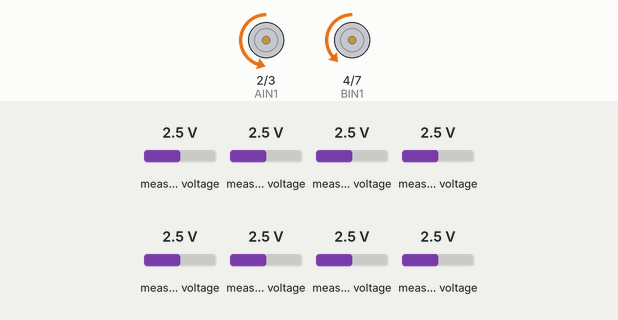
This sketch was run on a simulated Arduino Nano, built with avr-gcc and run on an emulated ATmega328P. On the bench: motor-driver pin pairs drawn as motors (green arrow = first pin HIGH = forward, orange = second pin HIGH = backward, longer = more drive, scaled by the enable pin). The test bench sets the inputs (shaded band); at power-on: measured voltage 2.5 V.

Above: at 1.6 s.
1.7 s: measured voltage (sensor 200) set to 0.1 V
At 2.3 s:
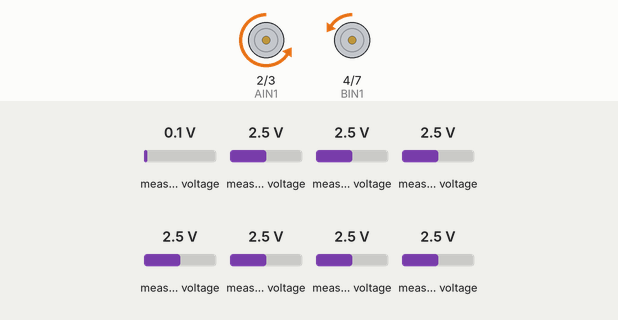
3.2 s: measured voltage (sensor 201) set to 2.1 V
At 4.4 s:
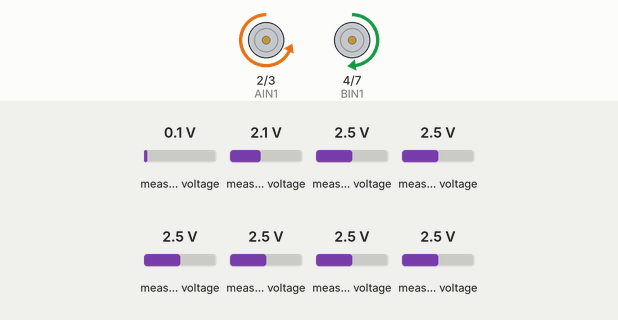
4.7 s: measured voltage (sensor 203) set to 1.4 V
At 5.8 s:
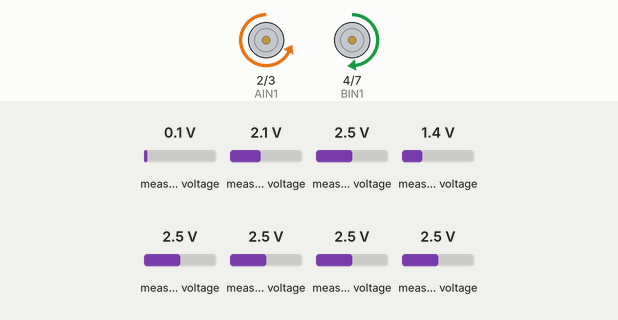
6.2 s: measured voltage (sensor 203) set to 1.1 V
At 6.9 s:
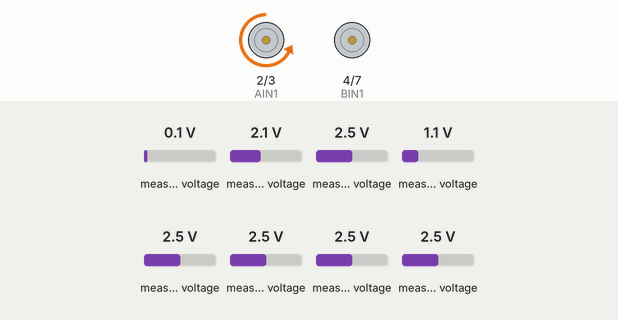
7.7 s: measured voltage (sensor 204) set to 0.1 V
At 8.0 s:
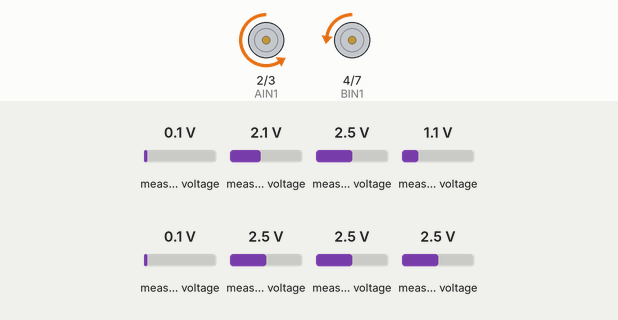
9.2 s: measured voltage (sensor 205) set to 0.1 V
At 10.3 s:
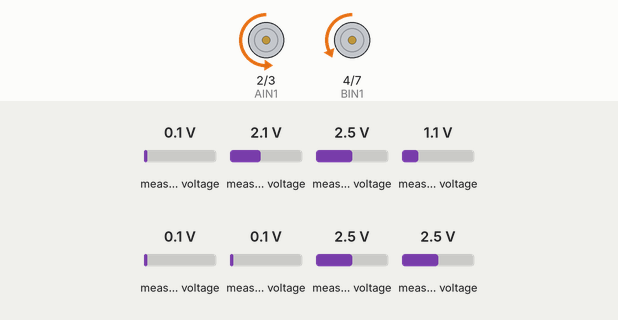
Timing chart, 0 to 11.7 s (numbered marks = the images above; inputs shaded):
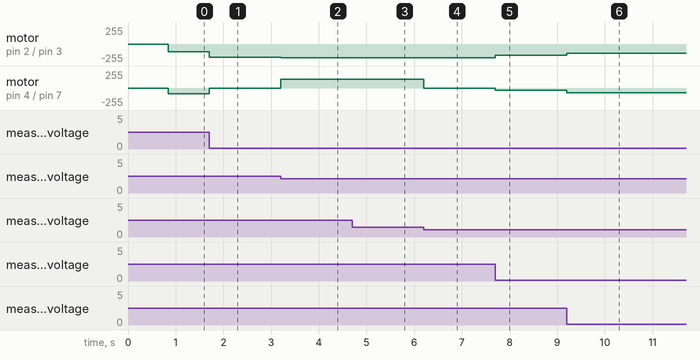

The sketch:

sopon.ino
```cpp
#define NUM_SENSORS 8  //จำนวนเซนเซอร์
uint8_t F_PIN[NUM_SENSORS] = { 0, 1, 2, 3, 4, 5, 6, 7 };
int F[NUM_SENSORS];
int REF[NUM_SENSORS];
int LastError;

///////////////////////////////////////////////////////////////////////////
int MinValue[NUM_SENSORS] = {84,45,45,39,33,47,49,50};
int MaxValue[NUM_SENSORS] = {909,762,702,838,585,753,810,794};
///////////////////////////////////////////////////////////////////////////

void setup() {
  Serial.begin(9600);
  BeginRobot();
  Go();
  delay(500);
  // ShowCalibrate();

  // TrackTime(100, 0.05, 0.35, 350);

  // TrackTime(65, 0.148, 0.42, 20000);
  // TrackTime(60, 0.147, 0.4, 20000);
  // TrackTime(55, 0.146, 0.4, 20000);
  TrackTime(40, 0.15, 0.41, 35000); //23
  // TrackTime(50, 0.15, 0.4, 35000); //23

  // TrackTime(50, 0.145, 0.4, 12000); //22
  // TrackTime(65, 0.155, 0.6, 20500);

  // TrackTime(50, 0.145, 0.4, 12000);
  // TrackTime(65, 0.155, 0.6, 20500);

  MotorShot();
}

void loop() {
  STOP();
}

//TrackTime(65 , 0.047 , 1, 30000);
//TrackCross(65 , 0.047 , 1, 'p');
//TrackCross(65 , 0.047 , 1, 'l');
//TrackCross(65 , 0.047 , 1, 'r');
//TrackCross(65 , 0.047 , 1, 's');
```

Motor.ino
```cpp
#define PWMA 5
#define AIN1 2
#define AIN2 3

#define PWMB 6
#define BIN1 4
#define BIN2 7


void Motor1(int speedmotor1) {
  bool dir1 = (speedmotor1 >= 0 ? true : false);
  speedmotor1 = abs(speedmotor1);
  if (speedmotor1 > 255) {
    speedmotor1 = 255;
  }
  digitalWrite(AIN1, !dir1);
  digitalWrite(AIN2, dir1);
  analogWrite(PWMA, speedmotor1);
}

void Motor2(int speedmotor2) {
  bool dir2 = (speedmotor2 >= 0 ? true : false);
  speedmotor2 = abs(speedmotor2);
  if (speedmotor2 > 255) {
    speedmotor2 = 255;
  }
  digitalWrite(BIN1, !dir2);
  digitalWrite(BIN2, dir2);
  analogWrite(PWMB, speedmotor2);
}

void Motor(int leftsp, int rightsp) {
  Motor1(leftsp);
  Motor2(rightsp);
}

void MotorStop() {
  Motor(0, 0);
}

void STOP() {
  while (analogRead(A6) < 512) {
    MotorShot();
  }
  Bz(100);
}

void MotorShot() {
  digitalWrite(AIN1, 1);
  digitalWrite(AIN2, 1);
  analogWrite(PWMA, 255);
  digitalWrite(BIN1, 1);
  digitalWrite(BIN2, 1);
  analogWrite(PWMB, 255);
}
```

PIDcontrol.ino
```cpp
int readPosition(int Track, int noise) {  //อ่านค่า Position
  unsigned char i, online = 0;
  unsigned long avg = 0;
  unsigned int sum = 0;
  static int last_value = 0;
  ReadCalibrate();
  for (i = 0; i < NUM_SENSORS; i++) {
    int values = F[i];
    if (values > Track) {
      online = 1;
    }
    if (values > noise) {
      avg += (long)(values) * (i * 1000);
      sum += values;
    }
  }

  if (online == 0) {
    if (last_value < (NUM_SENSORS - 1) * 1000 / 2) {
      return 0;
    } else {
      return (NUM_SENSORS - 1) * 1000;
    }
  }

  last_value = avg / sum;
  return last_value;
}

void PID(int Speed, float Kp, float Kd) {  // คำสั่ง PID
  Speed = map(Speed, -100, 100, -255, 255);
  int Pos = readPosition(250, 50);
  int Error = Pos - 3500;
  int PID_Value = (Kp * Error) + (Kd * (Error - LastError));
  LastError = Error;
  int LeftPower = Speed - PID_Value;
  int RightPower = Speed + PID_Value;
  if (LeftPower > 255) LeftPower = 255;
  if (LeftPower < 0) LeftPower = -130;
  if (RightPower > 255) RightPower = 255;
  if (RightPower < 0) RightPower = -130;
  Motor(LeftPower, RightPower);
}

void TrackCross(int Speed, float Kp, float Kd, char select) { // PID เช็คแยก
  while (1) {
    PID(Speed, Kp, Kd);
    ReadCalibrate();
    if (F[0] < 400 && F[7] < 400) {
    PID(Speed, Kp, Kd);
    ReadCalibrate();
  } else if (F[0] > 400 && F[1] > 400 && F[6] > 400 && F[7] > 400) {
    break;
  } /*else if (F[4] > 500 && F[5] > 500 && F[6] > 500 && F[7] > 500) {
    break;
  } else if (F[2] > 500 && F[3] < 500 && F[4] < 500 && F[5] > 500) {
    break;
  } else if (F[2] > 500 && F[3] > 500 && F[4] < 500 && F[5] > 500) {
    break;
  } else if (F[2] > 500 && F[3] < 500 && F[4] > 500 && F[5] > 500) {
    break;
  }*/
}

if (select == 's') {
    MotorStop();delay(50);
    ReadCalibrate();
  } else if (select == 'p') {
    Motor(Speed, Speed);
    delay(20);
   } else if (select == 'l') {
     ReadCalibrate();
    TurnLeft();
  } else if (select == 'r') {
    ReadCalibrate();
    TurnRight();
  }
}
void TrackTime(int Speed, float Kp, float Kd, int TotalTime) {  // Trackเส้นตามเวลาที่กำหนด
  unsigned long StartTime = millis();
  unsigned long EndTime = StartTime + TotalTime;
  while (millis() <= EndTime) {
    PID(Speed, Kp, Kd);
  }
}
```

Sensor.ino
```cpp
#include <Adafruit_MCP3008.h>
Adafruit_MCP3008 adc;

void ReadSensor() {  //ค่าดิบ
  for (int _sensor = 0; _sensor < NUM_SENSORS; _sensor++) {
    adc.begin(13, 11, 12, 10);
    F[_sensor] = adc.readADC(_sensor);
  }
}

void ReadCalibrate() {  //ค่าที่ Calibrate แล้ว
  ReadSensor();
  for (int i = 0; i < NUM_SENSORS; i++) {
    unsigned int calmin, calmax;
    long x = 0;
    calmin = MinValue[i];
    calmax = MaxValue[i];
    x = map(F[i], calmin, calmax,1000,0);       //สลับค่าสนาม เส้นดำ   0,1000       เส้นขาว  1000,0
    if (x < 0) x = 0;
    if (x > 1000) x = 1000;
    F[i] = x;
  }
}

void CalibrateSensor(int pauseTime, int samples) {
  for (int i = 0; i < NUM_SENSORS; i++) {
    MinValue[i] = 1023;
    MaxValue[i] = 0;
  }
  for (int startSamp = 0; startSamp <= samples; startSamp++) {
    ReadSensor();
    for (int i = 0; i < NUM_SENSORS; i++) {
      MinValue[i] = (F[i] <= MinValue[i] ? F[i] : MinValue[i]);
      MaxValue[i] = (F[i] >= MaxValue[i] ? F[i] : MaxValue[i]);
    }
    delay(pauseTime);
  }
}

void ShowCalibrate() {  // Calibrate ค่าแสง
  Serial.println("Press OK to Start Calibrate Sensor");
  Go();
  Serial.println("Calibrating...");
  Bz(50);
  CalibrateSensor(25, 250);
  Bz(50);
  Serial.println("Finish");
  Serial.println("  ");
  Bz(100);
  Serial.print("int MinValue[NUM_SENSORS] = {");
  for (int i = 0; i < NUM_SENSORS; i++) {
    Serial.print(MinValue[i]);
    if (i < NUM_SENSORS - 1) Serial.print(",");
    else Serial.println("};");
  }

  Serial.print("int MaxValue[NUM_SENSORS] = {");
  for (int i = 0; i < NUM_SENSORS; i++) {
    Serial.print(MaxValue[i]);
    if (i < NUM_SENSORS - 1) Serial.print(",");
    else Serial.println("};");
  }
  while (1)
    ;
}

void SerialF() {
  while (1) {
    ReadSensor();
    for (int _serialF = 0; _serialF < NUM_SENSORS; _serialF++) {
      Serial.print(F[_serialF]);
      Serial.print("\t");
    }
    Serial.println("");
  }
}

void AutoRef() {
  for (int i = 0; i < NUM_SENSORS; i++) {
    REF[i] = (MinValue[i] + MaxValue[i]) / 2;
  }
}
```

SetupRobot.ino
```cpp
void BeginRobot() {
  pinMode(13, INPUT_PULLUP);
  for (int i = 2; i < 8; i++) {
    pinMode(i, OUTPUT);
  }

  Bz(80);
  delay(50);
  Bz(80);
}

void Go() {
  while (analogRead(A6) < 512) {
    MotorStop();
  }
  Bz(100);
}

void Bz(int time) {
  digitalWrite(8, 1);
  delay(time);
  digitalWrite(8, 0);
  delay(10);
}
```

Turn.ino
```cpp
void TurnLeft() { // เลี้ยวซ้าย
Motor(70, 70); delay(90);
Motor(150, -150); delay(50);
  while (1) {
    Motor(150, -150);
    ReadCalibrate();
    if (F[1] >= 400) {
      Motor(-150,150); delay(5);
      MotorStop();
      break;
    }
  }
}
void TurnRight() { // เลี้ยวขวา
Motor(70, 70); delay(90);
Motor(-150, 150); delay(50);
  while (1) {
    Motor(-150,150);
    ReadCalibrate();
    if (F[6] >= 400) {
      Motor(150,-150); delay(5);
      MotorStop();
      break;
    }
  }
}
```

Measured:
- the behaviour switches between 2.3 and 2.2 V on measured voltage (sensor 201) (found by bisection; images 1 and 2)
- the behaviour switches between 1.3 and 1.2 V on measured voltage (sensor 203) (found by bisection; images 3 and 4)
- after the input at 1.7 s, motor on pin 2 (AIN1) / pin 3 (AIN2): backward 118/255 → backward 198/255 at once; motor on pin 4 (BIN1) / pin 7 (BIN2): backward 86/255 → backward 6/255 at once
- after the input at 3.2 s, motor on pin 2 (AIN1) / pin 3 (AIN2): backward 198/255 → backward 207/255 at once; motor on pin 4 (BIN1) / pin 7 (BIN2): backward 6/255 → forward 130/255 at once
- after the input at 4.7 s, motor on pin 2 (AIN1) / pin 3 (AIN2): backward 207/255 → backward 205/255 at once
- after the input at 6.2 s, motor on pin 2 (AIN1) / pin 3 (AIN2): backward 205/255 → backward 204/255 at once; motor on pin 4 (BIN1) / pin 7 (BIN2): forward 130/255 → stopped at once
- after the input at 7.7 s, motor on pin 2 (AIN1) / pin 3 (AIN2): backward 204/255 → backward 171/255 at once; motor on pin 4 (BIN1) / pin 7 (BIN2): stopped → backward 33/255 at once
- after the input at 9.2 s, motor on pin 2 (AIN1) / pin 3 (AIN2): backward 171/255 → backward 135/255 at once; motor on pin 4 (BIN1) / pin 7 (BIN2): backward 33/255 → backward 69/255 at once
